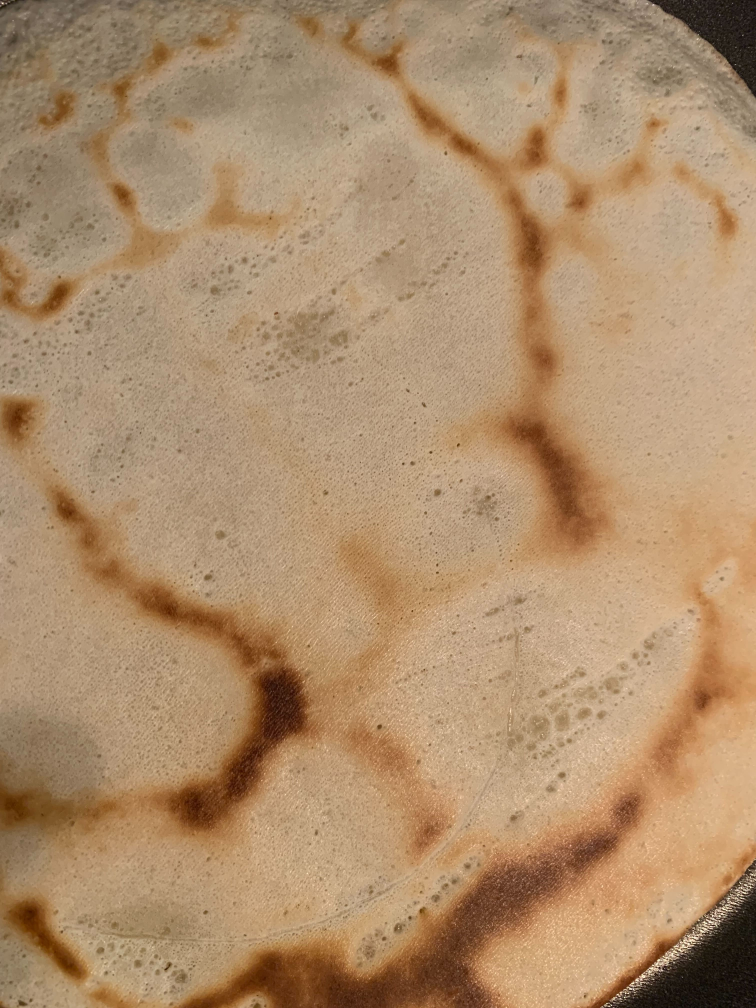
#> input picture GStat-Sim/Images/pancake2.jpg, 3024 x 4032 px, found by its file name (shown at 1/4 size)
$ jupyter execute --allow-errors 9_pancake_demo.ipynb
#> lines starting #> are read from the running program, lines starting #| are printed output that depends on the picture
[cell 1]
import numpy as np
from numpy.random import default_rng
import pandas as pd
import matplotlib.pyplot as plt
from matplotlib.pyplot import imshow
from matplotlib import ticker
import geostatspy.geostats as geostats
import skgstat as skg
from skgstat import models
import GStatSim as gs
import earthpy as et
import earthpy.spatial as es
import earthpy.plot as ep
from sklearn.cluster import KMeans
from skimage.io import imread
from skimage.filters import gaussian

[cell 2]
gray = imread('pancake2.jpg', as_gray=True)
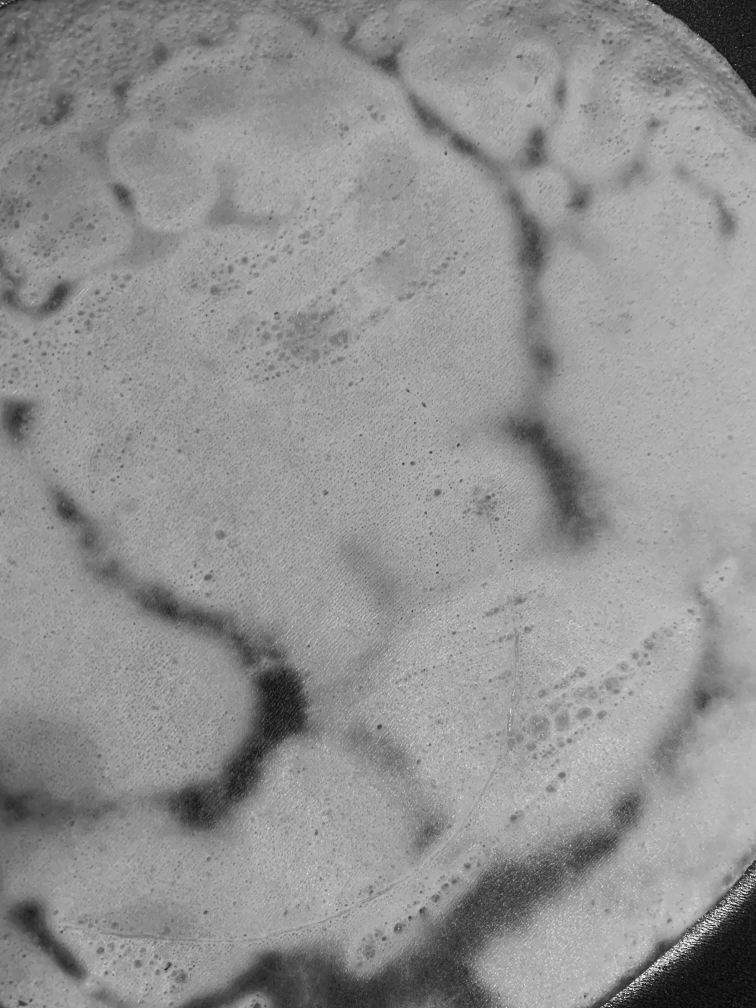
#> gray: shape (4032, 3024) float64 (shown at 1/4 size); min 0.0025, max 0.994, mean 0.574
gray = gray[:2000,:2000]
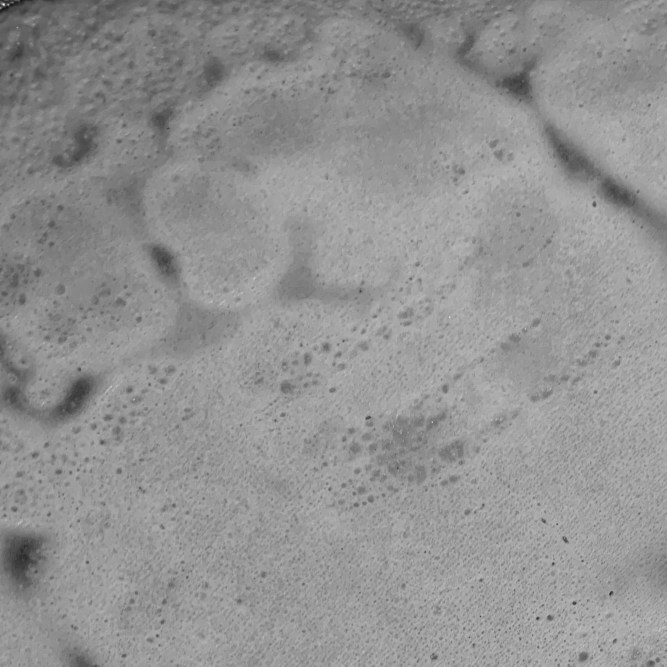
#> gray: shape (2000, 2000) float64 (shown at 1/3 size); min 0.0439, max 0.981, mean 0.577
print(gray.shape)
#| (2000, 2000)

plt.imshow(gray, cmap='gray')
plt.show()

[cell 3]
gau = gaussian(gray, 200)
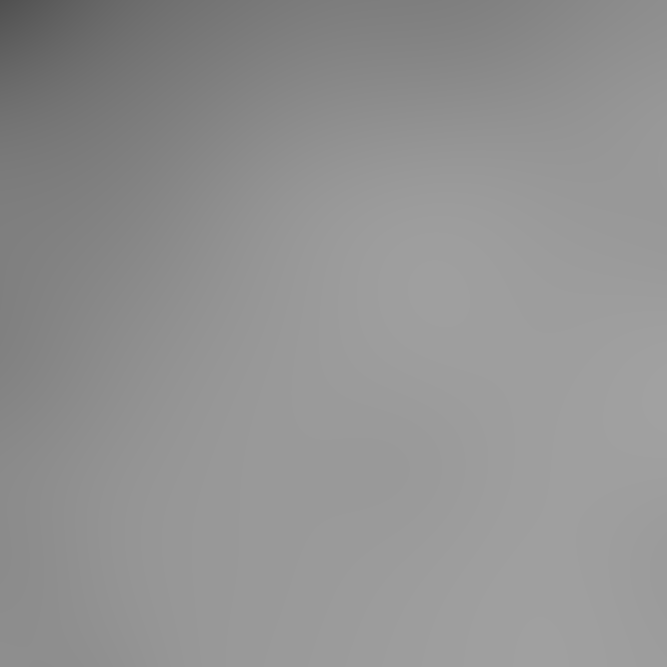
#> gau: shape (2000, 2000) float64 (shown at 1/3 size); min 0.315, max 0.634, mean 0.574
plt.imshow(gau, cmap='gray')
plt.show()

[cell 4]
res = gray - gau
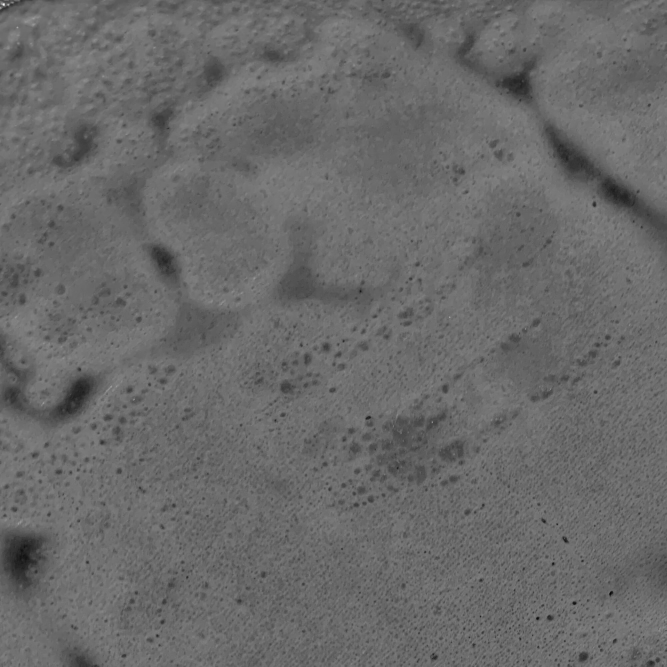
#> res: shape (2000, 2000) float64 (shown at 1/3 size); min -0.465, max 0.659, mean 0.00314; drawn with min black and max white
plt.imshow(res, cmap='gray')
plt.show()

[cell 5]
x = np.arange(res.shape[1])
#> x = 2000 values from 0 to 1999
y = np.arange(res.shape[0])
#> y = 2000 values from 0 to 1999

xx, yy = np.meshgrid(x, y)
print(xx.shape, yy.shape)
#| (2000, 2000) (2000, 2000)

[cell 6]
data = np.dstack([xx, yy, res]).reshape(x.shape[0]*y.shape[0],3)
df = pd.DataFrame(data=data, columns=['X', 'Y', 'Z'])
#> df = table of 4000000 rows and 3 columns

[cell 7]
# generate n random indices

n_points = 300

rng = default_rng()
ridxs = rng.choice(df.shape[0], n_points)

df_samp = df.iloc[ridxs]
#> df_samp = table of 300 rows and 3 columns

[cell 8]
plt.scatter(df_samp.X, df_samp.Y, c=df_samp.Z, cmap='gray')
plt.colorbar(label='intensity')
plt.xlabel('X (px)')
plt.ylabel('Y (px)')
plt.title('Sampled picture')
plt.show()
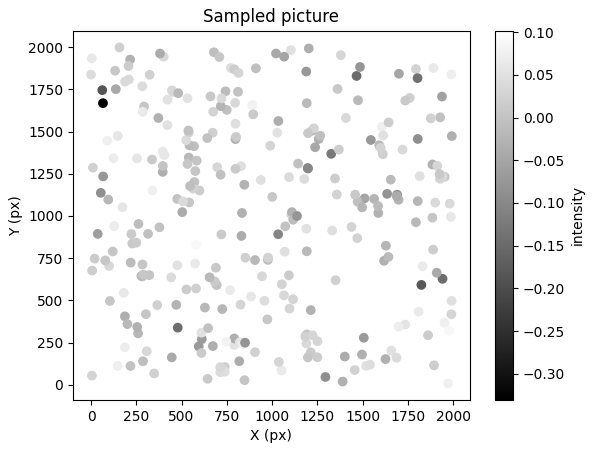
#> figure drawn by matplotlib, 2 panels

#> (a cell that did not finish here is left out)

[cell 10]
# compute experimental (isotropic) variogram
coords = df_samp[['X','Y']].values
#> coords = 300 pairs, first value 0 to 1993, second value 9 to 1998
#> (the rest of this cell did not finish here and is left out)

#> (a cell that did not finish here is left out)

[cell 12]
# define coordinate grid
res = 10
xmin = np.min(df_samp['X']); xmax = np.max(df_samp['X'])     # min and max x values
#> after `xmin = np.min(df_samp['X'])`: xmin = 0
#> after `xmax = np.max(df_samp['X'])`: xmax = 1993
ymin = np.min(df_samp['Y']); ymax = np.max(df_samp['Y'])     # min and max y values
#> after `ymin = np.min(df_samp['Y'])`: ymin = 9
#> after `ymax = np.max(df_samp['Y'])`: ymax = 1998

#> (the rest of this cell did not finish here and is left out)

[cell 13]
df_samp.shape
#> Out = (300, 3)

$ run again, with GStat-Sim/Images/pancake1.jpg copied over GStat-Sim/Images/pancake2.jpg
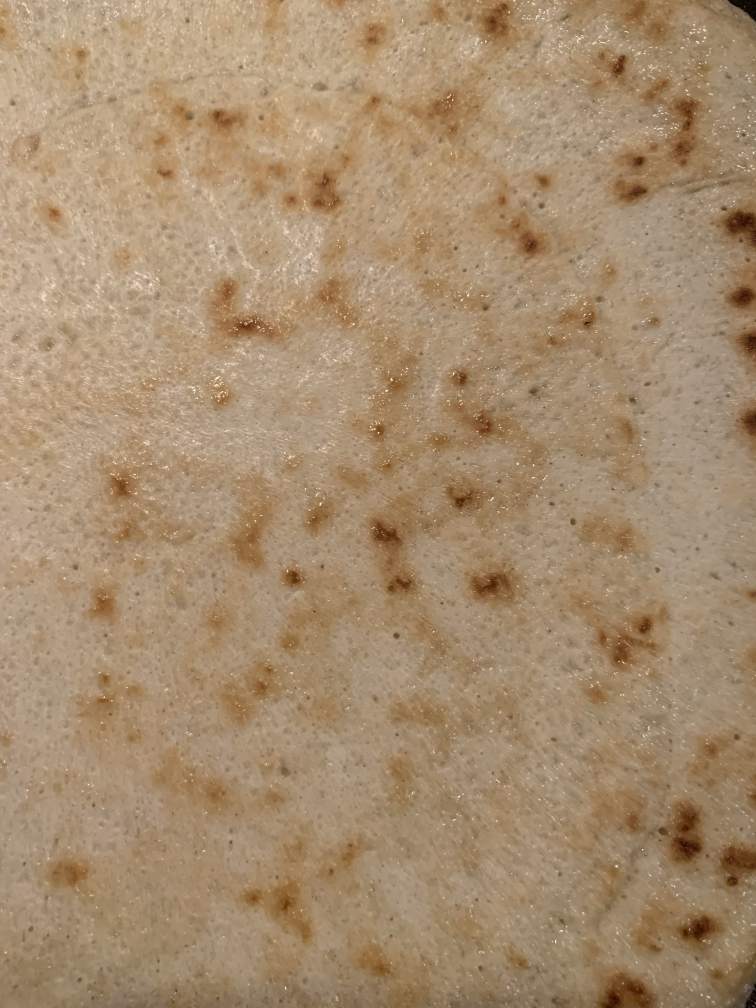
#> input picture GStat-Sim/Images/pancake1.jpg, 3024 x 4032 px, found by its file name (shown at 1/4 size)
#| (2000, 2000)
#> `res = gray - gau`:
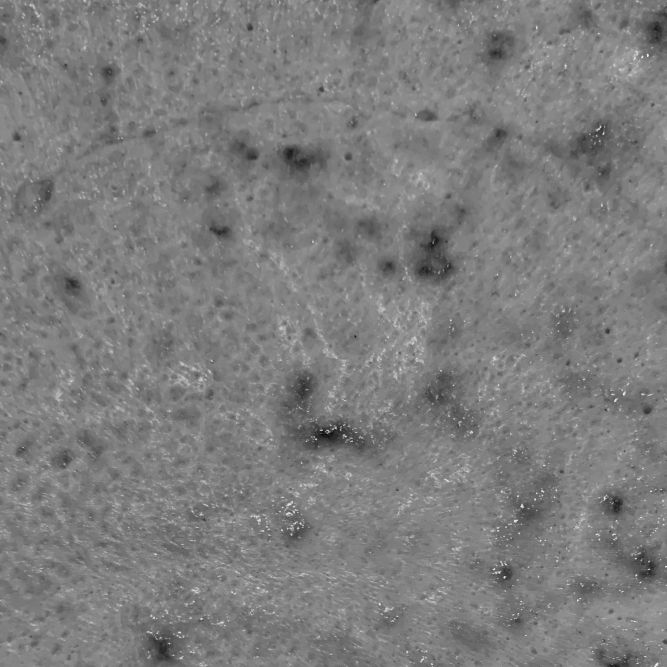
#> res: shape (2000, 2000) float64 (shown at 1/3 size); min -0.463, max 0.48, mean 0.00104; drawn with min black and max white
#| (2000, 2000) (2000, 2000)
#> df = table of 4000000 rows and 3 columns
#> df_samp = table of 300 rows and 3 columns
#> `plt.show()`:
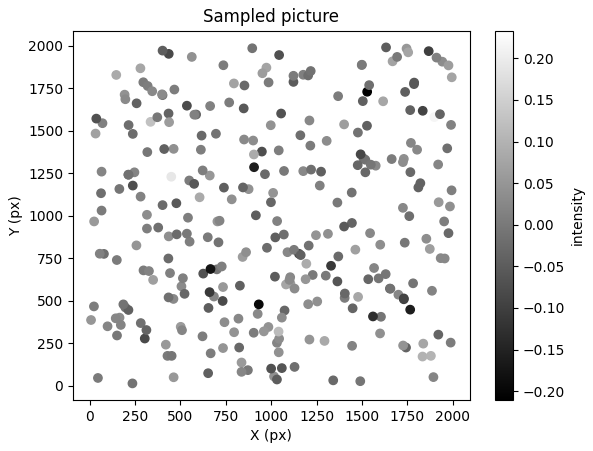
#> figure drawn by matplotlib, 2 panels
#> coords = 300 pairs, first value 8 to 1995, second value 14 to 1991
#> xmin = 8
#> xmax = 1995
#> ymin = 14
#> ymax = 1991
